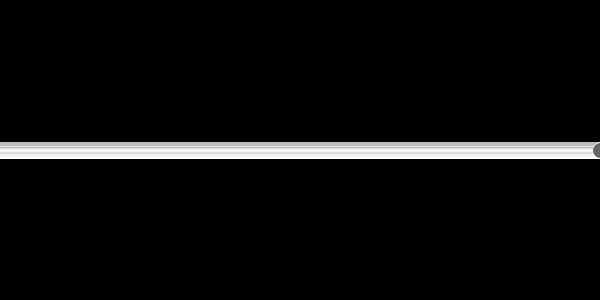
Frame 1 (no input)
Frame 60 (the mouse pressed at the canvas centre just before this capture): identical to frame 1, image omitted
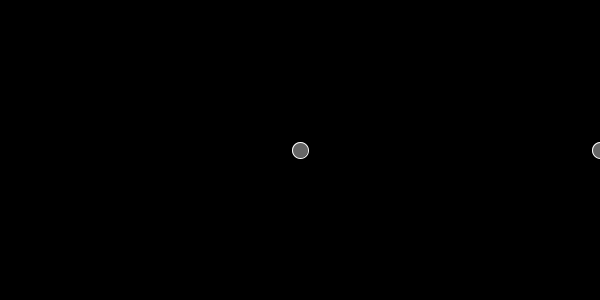
Frame 120 (the mouse held since frame 60 and released just before this capture)

The Processing sketch that drew these frames (run headless with seeded random() and noise(); from frame 60 on, the mouse is pressed at the canvas centre):

// Processing sketch: sketch_170224_2
// ── sketch_170224_2.pde
/* [170224] 
*  zoomy circles
*  based on an example by Daniel Shiffman.
*/
float x = 0;

void setup(){
  size(600, 300);
  
}


void draw(){
  background(0);
  x = 0;
  while (x < width) {
    if (mouseX < 1) {
      x = x + 1;
    } else {
      x = x + mouseX;
    }
    fill(101);
    stroke(255);
    ellipse(x,150,16,16);
  }
}
